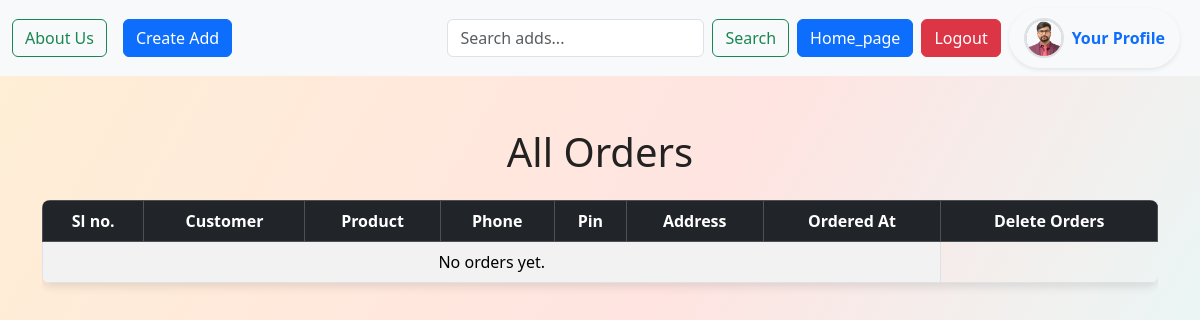
The app's page /selling_orders/ (signed in), older data.
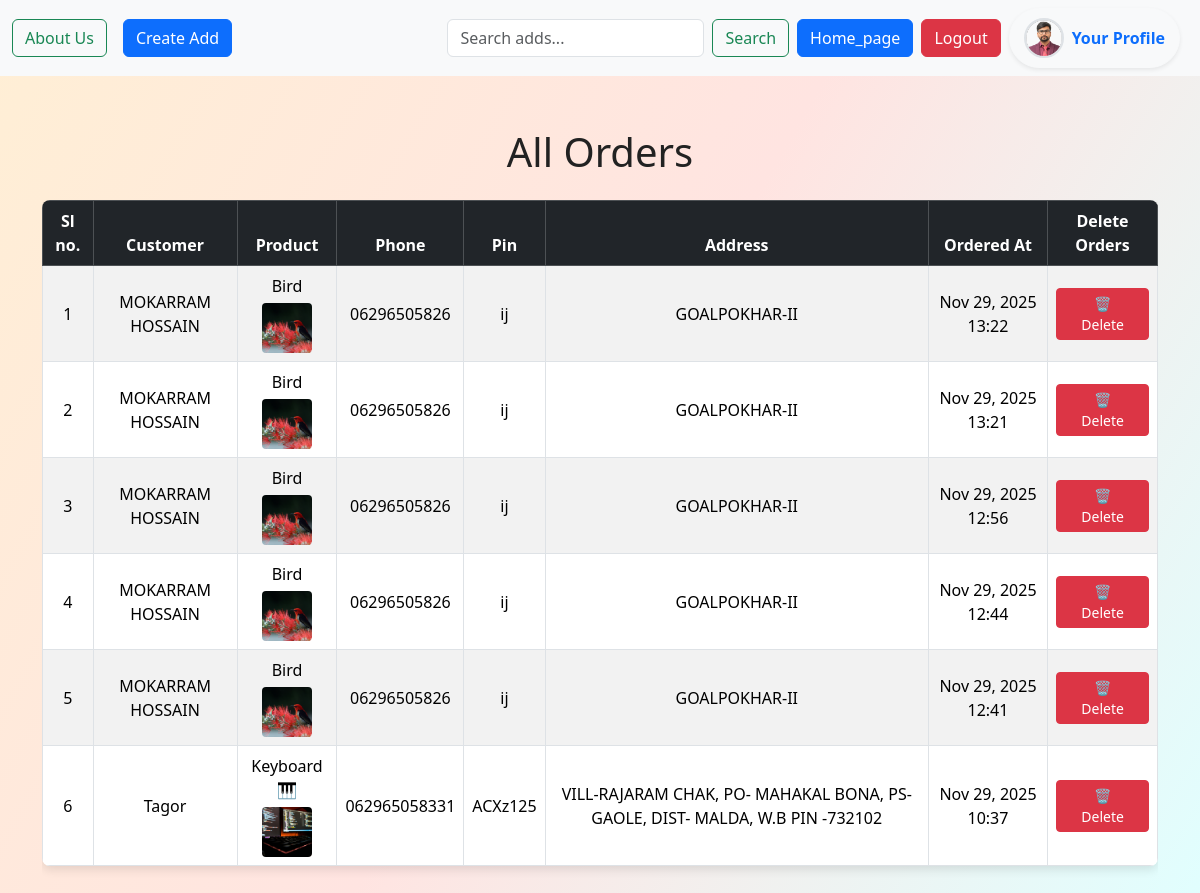
The same page, newer data.
### tweet/models.py (models this page shows, shortened)
class Order(models.Model):
    user = models.ForeignKey(User, on_delete=models.CASCADE)
    tweet = models.ForeignKey(Tweet, on_delete=models.CASCADE)
    name = models.CharField(max_length=200)
    phone = models.CharField(max_length=20)
    pin = models.CharField(max_length=10)
    address = models.TextField()
    created_at = models.DateTimeField(auto_now_add=True)

class Tweet(models.Model):
    user = models.ForeignKey(User, on_delete=models.CASCADE)
    phone = models.CharField(max_length=20, blank=True, null=True)
    title = models.CharField(max_length=50, blank=True, null=True)
    text = models.TextField(max_length=500)
    photo = models.ImageField(upload_to='photos/', blank=True, null=True)
    created_at = models.DateField(auto_now=True)

### tweet/views.py (the view)
# urls.py: path('selling_orders/', views.selling_orders, name='selling_orders'),
@login_required
def selling_orders(request):
    selling_order = Order.objects.select_related('user', 'tweet') \
        .filter(tweet__user=request.user) \
        .order_by('-created_at')
    return render(request, 'selling_orders.html', {'selling_order': selling_order})

### tweet/templates/selling_orders.html (shortened to what this page needs)
{% extends "layout.html" %}
{% block content %}
<div class="container my-5">
    <h1 class="text-center mb-4">All Orders</h1>
    <div class="table-responsive">
        <table class="table table-striped table-bordered table-hover">
            <thead class="table-dark">
                <tr class="text-center">
                    <th>Sl no.</th>
                    <th>Customer</th>
                    <th>Product</th>
                    <th>Phone</th>
                    <th>Pin</th>
                    <th>Address</th>
                    <th>Ordered At</th>
                    <th>Delete Orders</th>
                </tr>
            </thead>
            <tbody>
                {% for order in selling_order %}
                    <tr class="align-middle">
                        <td class="text-center">{{ forloop.counter }}</td>
                        <td class="text-center">{{ order.name }}</td>
                        <td class="text-center">
                            {{ order.tweet.title }}
                            {% if order.tweet.photo %}
                                <br>
                                <img src="{{ order.tweet.photo.url }}"
                                     style="width:50px; height:50px; object-fit:cover; border-radius:4px; margin-top:5px;">
                            {% endif %}
                        </td>
                        <td class="text-center">{{ order.phone }}</td>
                        <td class="text-center">{{ order.pin }}</td>
                        <td class="text-center">{{ order.address }}</td>
                        <td class="text-center">{{ order.created_at|date:"M d, Y H:i" }}</td>
                        <td class="text-center">
                            <a href="{% url 'selling_orders_delete' order.id %}"
                            class="btn btn-danger btn-sm px-3"
                            onclick="return confirm('Delete this list?');">
                            🗑 Delete
                            </a>
                        </td>
                    </tr>
                {% empty %}
                    <tr>
                        <td colspan="7" class="text-center">No orders yet.</td>
                    </tr>
                {% endfor %}
            </tbody>
        </table>
    </div>
</div>
{% endblock %}

Row changes from the older to the newer data that the page shows:
added Order: name "MOKARRAM HOSSAIN", tweet "Bird", tweet.photo (picture), phone "06296505826", pin "ij", address "GOALPOKHAR-II", created_at "Nov 29, 2025 13:22"
added Order: name "MOKARRAM HOSSAIN", tweet "Bird", tweet.photo (picture), phone "06296505826", pin "ij", address "GOALPOKHAR-II", created_at "Nov 29, 2025 13:21"
added Order: name "MOKARRAM HOSSAIN", tweet "Bird", tweet.photo (picture), phone "06296505826", pin "ij", address "GOALPOKHAR-II", created_at "Nov 29, 2025 12:56"
added Order: name "MOKARRAM HOSSAIN", tweet "Bird", tweet.photo (picture), phone "06296505826", pin "ij", address "GOALPOKHAR-II", created_at "Nov 29, 2025 12:44"
added Order: name "MOKARRAM HOSSAIN", tweet "Bird", tweet.photo (picture), phone "06296505826", pin "ij", address "GOALPOKHAR-II", created_at "Nov 29, 2025 12:41"
added Order: name "Tagor", tweet "Keyboard 🎹", tweet.photo (picture), phone "062965058331", pin "ACXz125", address "VILL-RAJARAM CHAK, PO- MAHAKAL BONA, PS- GAOLE, DIST- MALDA, W.B PIN -732102", created_at "Nov 29, 2025 10:37"
Text that changed along with them:
text no longer shown: "No orders yet."
